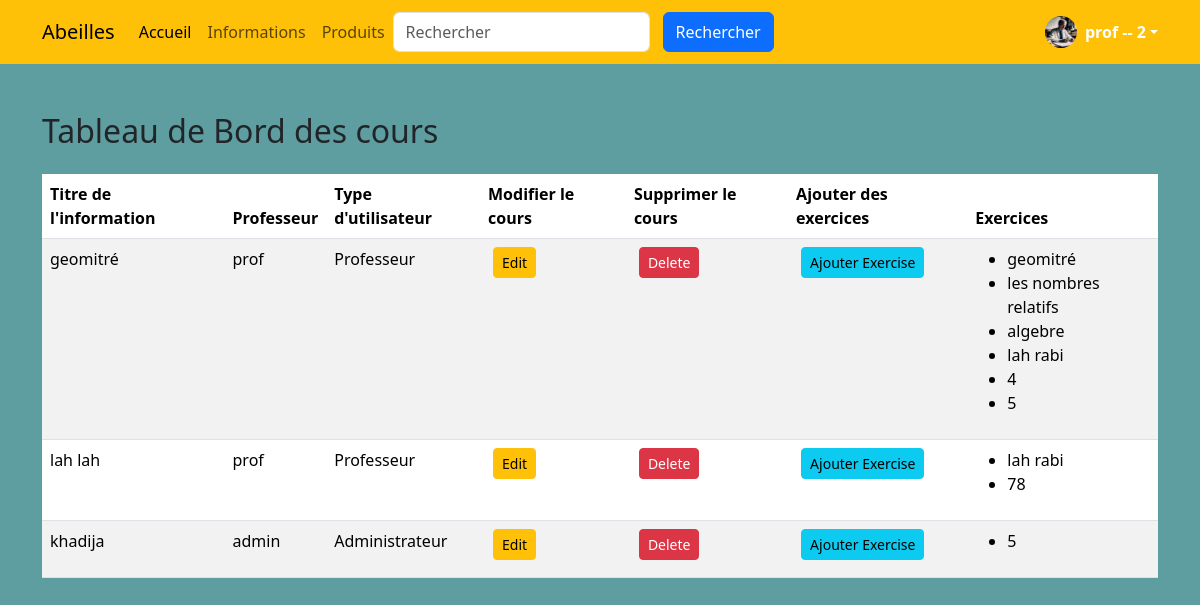
The page /courses/tableau (signed in) on the database as committed earlier.
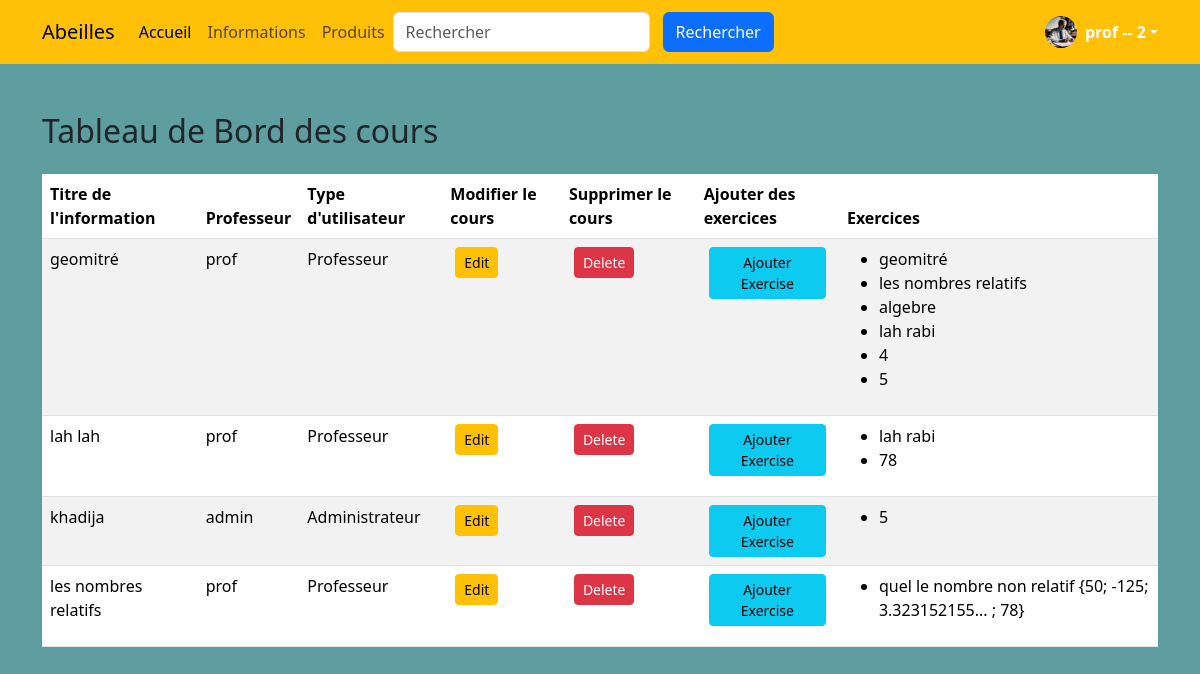
The same page on the database as committed later.
### courses/models.py (models this page shows, shortened)
class Course(models.Model):
    title = models.CharField(max_length=200)
    description = models.TextField()
    date = models.DateField()
    teacher = models.ForeignKey(settings.AUTH_USER_MODEL, on_delete=models.CASCADE, related_name='courses')
    duration = models.IntegerField()
    price = models.DecimalField(max_digits=10, decimal_places=2)
    image = models.ImageField(upload_to='courses/images/')
    video = models.FileField(upload_to='courses/videos/')
    active = models.BooleanField(default=True)

class Exercise(models.Model):
    course = models.ForeignKey(Course, on_delete=models.CASCADE, related_name='exercises')
    title = models.CharField(max_length=200)
    option1 = models.CharField(max_length=200)
    option2 = models.CharField(max_length=200)
    option3 = models.CharField(max_length=200)
    option4 = models.CharField(max_length=200)
    correct_answer = models.CharField(max_length=200)

### accounts/models.py (models this page shows)
class CustomUser(AbstractUser):
    is_teacher = models.BooleanField(default=False)
    is_student = models.BooleanField(default=True)
    groups = models.ManyToManyField(
        'auth.Group',
        related_name='customuser_groups',
        help_text='The groups this user belongs to.',
        verbose_name='groups',
    )
    user_permissions = models.ManyToManyField(
        'auth.Permission',
        related_name='customuser_permissions',
        blank=True,
        help_text='Specific permissions for this user.',
        verbose_name='user permissions',
    )

### courses/views.py (the view)
# urls.py: path('tableau', views.tableau_de_bord, name='tableau_de_bord'),
@login_required
def tableau_de_bord(request):
    if hasattr(request.user, 'profile') and request.user.profile.user_type in [1, 2]:
        courses = Course.objects.prefetch_related('exercises').all()
        return render(request, 'courses/tableau_de_bord.html', {'courses': courses})
    return redirect('home')

### templates/courses/tableau_de_bord.html
{% extends 'base.html' %}
{% block content %}
  <div class="container mt-5">
    <h2 class="mb-4">Tableau de Bord des cours</h2>
    <table class="table table-striped">
      <thead>
        <tr>
          <th>Titre de l'information</th>
          <th>Professeur</th>
          <th>Type d'utilisateur</th>
          <th>Modifier le cours</th>
          <th>Supprimer le cours</th>
          <th>Ajouter des exercices</th>
          <th>Exercices</th>
        </tr>
      </thead>
      <tbody>
        {% for course in courses %}
          <tr>
            <td>{{ course.title }}</td>
            <td>{{ course.teacher }}</td>
            <td>
              {% if course.teacher.profile.user_type == 1 %}
                Administrateur
              {% elif course.teacher.profile.user_type == 2 %}
                Professeur
              {% else %}
                Étudiant
              {% endif %}
            </td>
            <td>
              <a href="{% url 'edit_course' course.id %}" class="btn btn-warning btn-sm">Edit</a>
            </td>
            <td>
              <a href="{% url 'delete_course' course.id %}" class="btn btn-danger btn-sm">Delete</a>
            </td>
            <td>
              <a href="{% url 'add_exercise' course.id %}" class="btn btn-info btn-sm">Ajouter Exercise</a>
            </td>
            <td>
              {% if course.exercises.exists %}
              <ul>
                {% for exercise in course.exercises.all %}
                  <li>{{ exercise.title }}</li>
                {% empty %}
                  <li>Aucun exercice disponible</li>
                {% endfor %}
              </ul>
              {% else %}
              <p>makan walo</p>
              {% endif %}
            </td>
          </tr>
        {% endfor %}
      </tbody>
    </table>
  </div>
{% endblock %}

Rows that differ between the two databases and show on the page:
added Course: title "les nombres relatifs", teacher "prof", shows "Professeur"
added Exercise: title "quel le nombre non relatif {50; -125; 3.323152155... ; 78}", shown under "les nombres relatifs"
